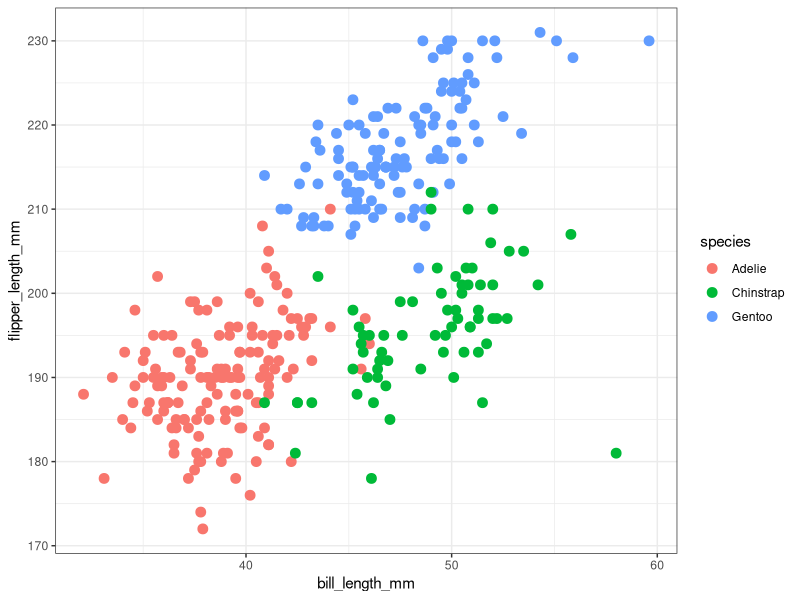
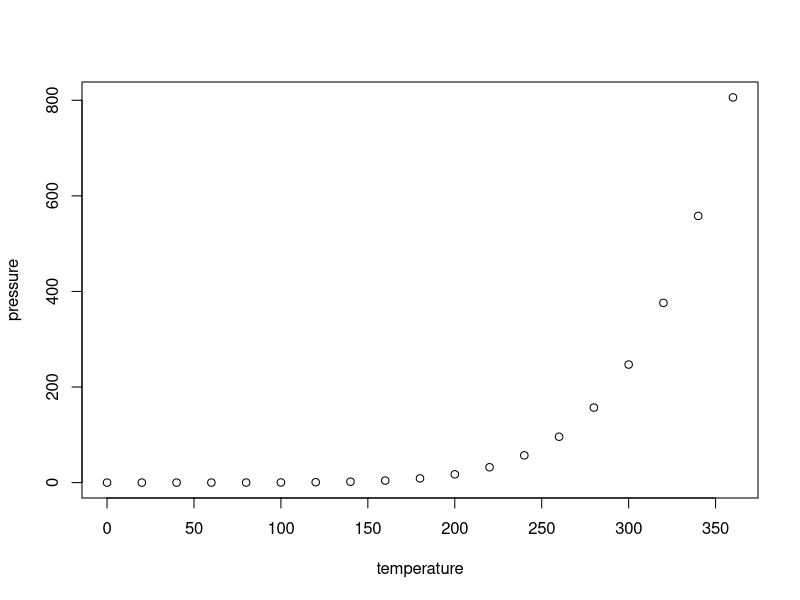

Reproduce these figures in R, in order.
## ---- chunk 1
library(tidyverse) 
library(palmerpenguins)  

penguins = palmerpenguins::penguins  
## ---- chunk 2

ggplot(data = penguins, aes(x = bill_length_mm, y = flipper_length_mm, color = species)) +    
  geom_point(size = 3) + 
  theme_bw() 


## ---- chunk 3
summary(cars)
## ---- chunk 4
plot(pressure)
